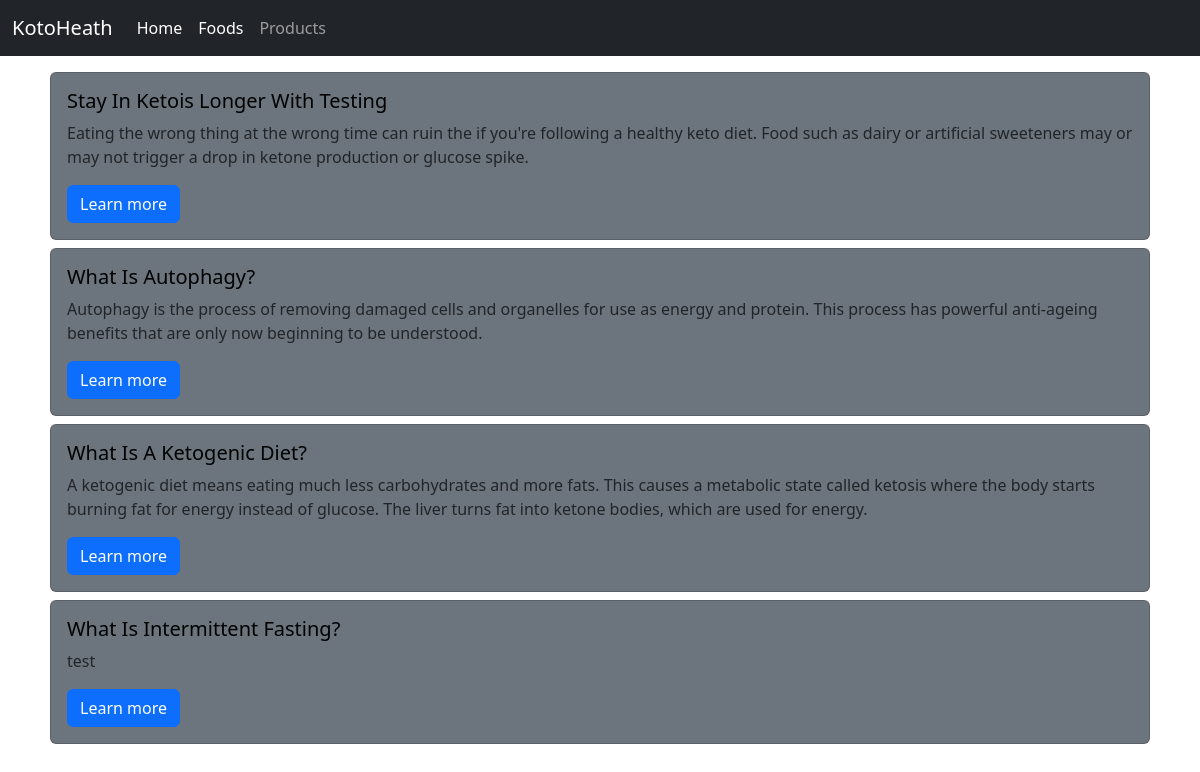
Before: / with the older database file.
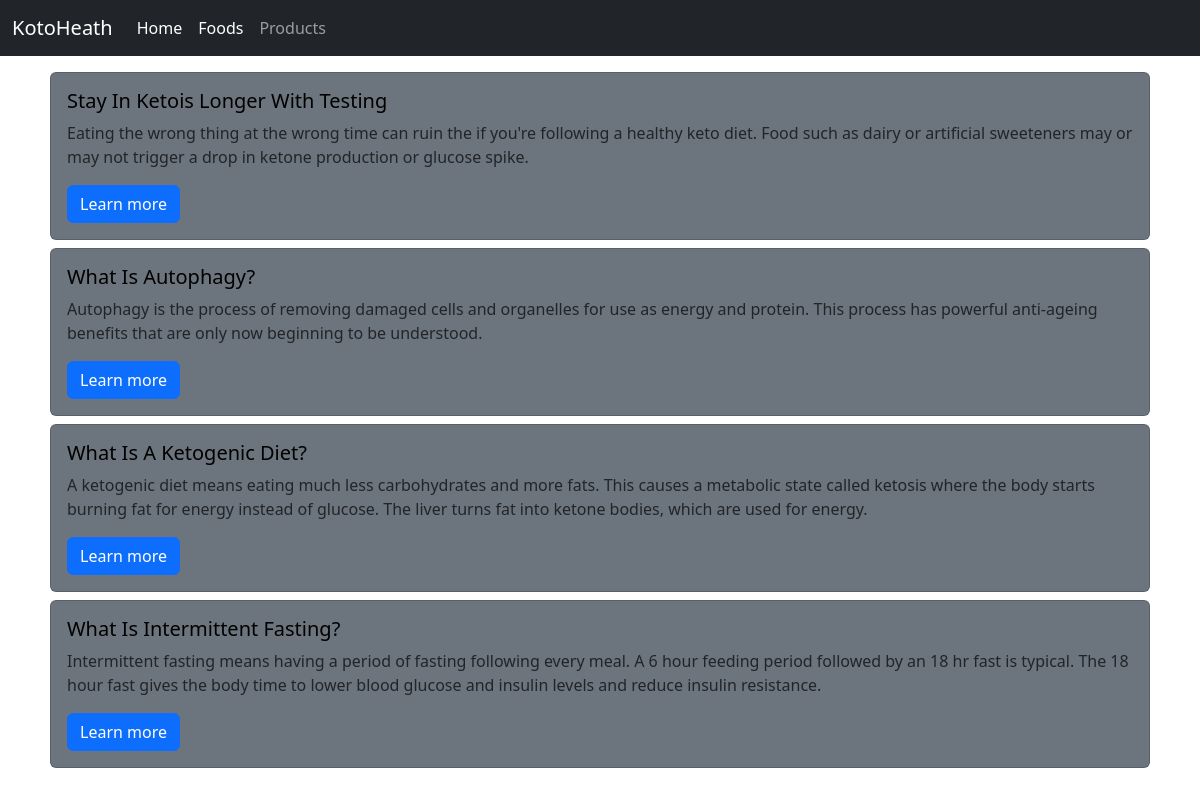
After: the same page with the newer database file.
### tracker/models.py (models this page shows, shortened)
class  Article(models.Model):
    title = models.CharField(max_length=300)
    pub_date = models.DateField()
    subtitle = models.CharField(max_length=300 ,null=True, blank=True)
    subtitle2 = models.CharField(max_length=300, null=True, blank=True)
    subtitle3 = models.CharField(max_length=300, null=True, blank=True)
    subtitle4 = models.CharField(max_length=300, null=True, blank=True)
    subtitle5 = models.CharField(max_length=300 ,null=True, blank=True)
    subtitle6 = models.CharField(max_length=300, null=True, blank=True)
    text2=models.TextField(max_length=1000, null=True, blank=True)
    image = models.ImageField()
    text1=models.TextField(max_length=1000, null=True, blank=True)
    text2=models.TextField(max_length=1000, null=True, blank=True)
    text3=models.TextField(max_length=1000, null=True, blank=True)
    text4=models.TextField(max_length=1000, null=True, blank=True)
    text4=models.TextField(max_length=1000, null=True, blank=True)
    text5=models.TextField(max_length=1000, null=True, blank=True)
    text6=models.TextField(max_length=1000, null=True, blank=True)
    text7=models.TextField(max_length=1000,null=True, blank=True)
    text8=models.TextField(max_length=1000,null=True, blank=True)
    text9=models.TextField(max_length=1000,null=True, blank=True)
    text10=models.TextField(max_length=1000,null=True, blank=True)
    text11=models.TextField(max_length=1000, null=True, blank=True)
    text12=models.TextField(max_length=1000,null=True, blank=True)
    text13=models.TextField(max_length=1000,null=True, blank=True)
    text14=models.TextField(max_length=1000,null=True, blank=True)
    text15=models.TextField(max_length=1000,null=True, blank=True)
    slug = models.SlugField(blank=True,null=True)

### tracker/views.py (the view)
# urls.py: 2. Add a URL to urlpatterns:  path('', views.home, name='home')
class home(ListView):
    model = Article
    paginate_by = 100  # if pagination is desired
    def get_context_data(self, **kwargs):
        context = super().get_context_data(**kwargs)
        context['now'] = timezone.now()
        return context

### tracker/templates/tracker/article_list.html
{% extends "tracker/base.html" %}
{% block body %}
{% for article in object_list%}
<div class="card m-2 bg-secondary">
  <div class="card-body">
    <h5 class="card-title text-capitalize">{{ article.title }}</h5>
    <p class="card-text">{{article.subtitle}}</p>
    <a href="{% url 'article-detail' article.slug %}" class="btn btn-primary">Learn more</a>
  </div>
</div>
{% endfor %}
{% endblock body %}

Changed rows visible on the page:
changed Article "What Is Intermittent Fasting?": subtitle "test" → "Intermittent fasting means having a period of fasting following every meal. A 6 hour feeding period followed by an 18 hr fast is typical. The 18 hour fast gives the body time to lower blood glucose and insulin levels and reduce insulin resistance."
